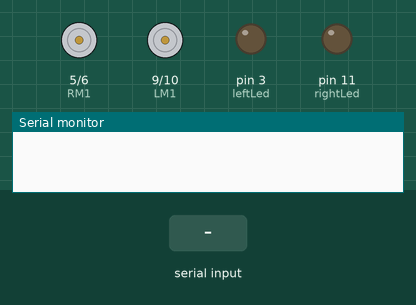
This sketch was run on a simulated Arduino Uno, built with avr-gcc and run on an emulated ATmega328P. Parts: motor-driver pin pairs drawn as motors (green arrow = first pin HIGH = forward, orange = second pin HIGH = backward, longer = more drive), output pins drawn as LEDs (lit = HIGH), the last lines printed to the serial monitor. The inputs (shaded band) are chosen by the test bench.

Above: at 1.2 s.
1.3 s: "1" received over Serial
At 2.5 s:
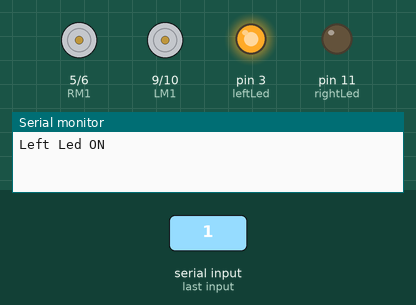
2.8 s: "0" received over Serial
At 3.9 s:
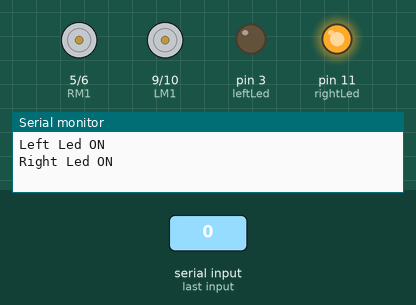
4.3 s: "q" received over Serial
At 5.0 s:
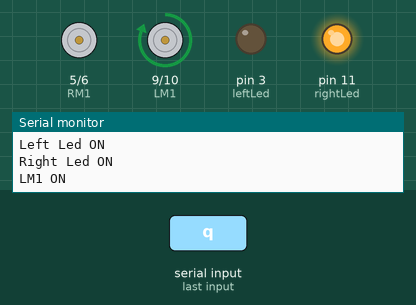
5.8 s: "a" received over Serial
At 6.1 s:
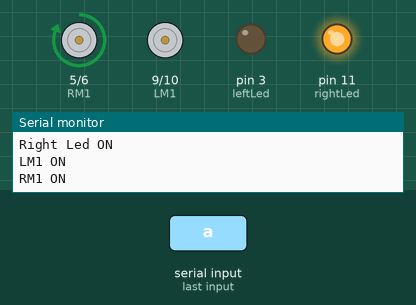
7.3 s: "w" received over Serial
At 8.5 s:
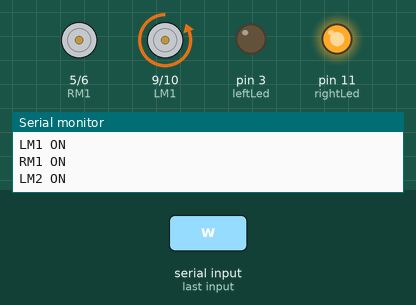
8.8 s: "s" received over Serial
At 9.6 s:
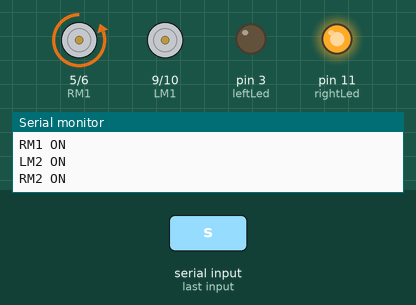
Timing chart, 0 to 11.3 s (numbered marks = the images above; inputs shaded):
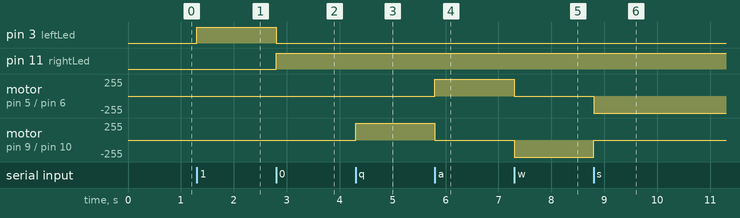

The sketch:

ArduinoCode.ino
```cpp
int leftLed = 3;
int rightLed = 11;
int LM1 = 9;
int LM2 = 10;
int RM1 = 5;
int RM2 = 6;

void setup() {
  Serial.begin(9600); // Set the baud rate to match with ROS2
  pinMode(leftLed, OUTPUT); // Set the LED pin as an output
  pinMode(rightLed, OUTPUT);
  pinMode(LM1, OUTPUT);
  pinMode(LM2, OUTPUT);
  pinMode(RM1, OUTPUT);
  pinMode(RM2, OUTPUT);
}

void loop() {
  if (Serial.available() > 0) {
    char receivedChar = Serial.read();

    switch (receivedChar) {
      case '1':
        digitalWrite(leftLed, HIGH);
        digitalWrite(rightLed, LOW);
        Serial.println("Left Led ON");
        break;

      case '0':
        digitalWrite(rightLed, HIGH);
        digitalWrite(leftLed, LOW);
        Serial.println("Right Led ON");
        break;

      case 'q':
        digitalWrite(LM1, HIGH);
        digitalWrite(LM2, LOW);
        digitalWrite(RM1, LOW);
        digitalWrite(RM2, LOW);
        Serial.println("LM1 ON");
        break;

      case 'w':
        digitalWrite(LM1, LOW);
        digitalWrite(LM2, HIGH);
        digitalWrite(RM1, LOW);
        digitalWrite(RM2, LOW);
        Serial.println("LM2 ON");
        break;

      case 'a':
        digitalWrite(LM1, LOW);
        digitalWrite(LM2, LOW);
        digitalWrite(RM1, HIGH);
        digitalWrite(RM2, LOW);
        Serial.println("RM1 ON");
        break;

      case 's':
        digitalWrite(LM1, LOW);
        digitalWrite(LM2, LOW);
        digitalWrite(RM1, LOW);
        digitalWrite(RM2, HIGH);
        Serial.println("RM2 ON");
        break;

      case 't':
        digitalWrite(LM1, LOW);
        digitalWrite(LM2, LOW);
        digitalWrite(RM1, LOW);
        digitalWrite(RM2, LOW);
        digitalWrite(leftLed, LOW);
        digitalWrite(rightLed, LOW);
        Serial.println("MOTORS OFF, LEDs OFF");
        break;
    }
  }
}
```

Measured:
- after the input at 1.3 s, pin 3 (leftLed): LOW → HIGH at once
- after the input at 2.8 s, pin 3 (leftLed): HIGH → LOW at once; pin 11 (rightLed): LOW → HIGH at once
- after the input at 4.3 s, motor on pin 9 (LM1) / pin 10 (LM2): stopped → forward 255/255 at once
- after the input at 5.8 s, motor on pin 5 (RM1) / pin 6 (RM2): stopped → forward 255/255 at once; motor on pin 9 (LM1) / pin 10 (LM2): forward 255/255 → stopped at once
- after the input at 7.3 s, motor on pin 5 (RM1) / pin 6 (RM2): forward 255/255 → stopped at once; motor on pin 9 (LM1) / pin 10 (LM2): stopped → backward 255/255 at once
- after the input at 8.8 s, motor on pin 5 (RM1) / pin 6 (RM2): stopped → backward 255/255 at once; motor on pin 9 (LM1) / pin 10 (LM2): backward 255/255 → stopped at once
